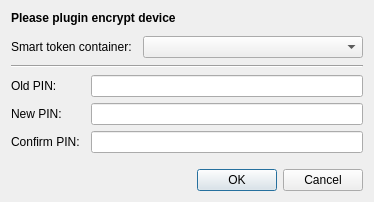
<?xml version="1.0" encoding="UTF-8"?>
<ui version="4.0">
 <class>ChangePINDialog</class>
 <widget class="QDialog" name="ChangePINDialog">
  <property name="geometry">
   <rect>
    <x>0</x>
    <y>0</y>
    <width>439</width>
    <height>238</height>
   </rect>
  </property>
  <property name="windowTitle">
   <string>Change encrypt device PIN</string>
  </property>
  <layout class="QVBoxLayout" name="verticalLayout">
   <property name="sizeConstraint">
    <enum>QLayout::SetFixedSize</enum>
   </property>
   <item>
    <widget class="QLabel" name="lblPrompt">
     <property name="font">
      <font>
       <weight>75</weight>
       <bold>true</bold>
      </font>
     </property>
     <property name="text">
      <string>Please plugin encrypt device</string>
     </property>
     <property name="wordWrap">
      <bool>true</bool>
     </property>
    </widget>
   </item>
   <item>
    <spacer name="verticalSpacer_2">
     <property name="orientation">
      <enum>Qt::Vertical</enum>
     </property>
     <property name="sizeType">
      <enum>QSizePolicy::Fixed</enum>
     </property>
     <property name="sizeHint" stdset="0">
      <size>
       <width>20</width>
       <height>5</height>
      </size>
     </property>
    </spacer>
   </item>
   <item>
    <layout class="QHBoxLayout" name="horizontalLayout">
     <item>
      <widget class="QLabel" name="label">
       <property name="text">
        <string>Smart token container:</string>
       </property>
       <property name="buddy">
        <cstring>comboContainer</cstring>
       </property>
      </widget>
     </item>
     <item>
      <spacer name="horizontalSpacer">
       <property name="orientation">
        <enum>Qt::Horizontal</enum>
       </property>
       <property name="sizeType">
        <enum>QSizePolicy::Fixed</enum>
       </property>
       <property name="sizeHint" stdset="0">
        <size>
         <width>5</width>
         <height>17</height>
        </size>
       </property>
      </spacer>
     </item>
     <item>
      <widget class="QComboBox" name="comboContainer">
       <property name="sizePolicy">
        <sizepolicy hsizetype="Expanding" vsizetype="Fixed">
         <horstretch>0</horstretch>
         <verstretch>0</verstretch>
        </sizepolicy>
       </property>
       <property name="minimumSize">
        <size>
         <width>220</width>
         <height>0</height>
        </size>
       </property>
       <property name="maximumSize">
        <size>
         <width>200</width>
         <height>16777215</height>
        </size>
       </property>
      </widget>
     </item>
    </layout>
   </item>
   <item>
    <widget class="Line" name="line">
     <property name="minimumSize">
      <size>
       <width>0</width>
       <height>5</height>
      </size>
     </property>
     <property name="orientation">
      <enum>Qt::Horizontal</enum>
     </property>
    </widget>
   </item>
   <item>
    <layout class="QGridLayout" name="gridLayout">
     <item row="0" column="0">
      <widget class="QLabel" name="label_2">
       <property name="text">
        <string>Old PIN:</string>
       </property>
       <property name="buddy">
        <cstring>txtOldPIN</cstring>
       </property>
      </widget>
     </item>
     <item row="0" column="1">
      <spacer name="horizontalSpacer_2">
       <property name="orientation">
        <enum>Qt::Horizontal</enum>
       </property>
       <property name="sizeType">
        <enum>QSizePolicy::Fixed</enum>
       </property>
       <property name="sizeHint" stdset="0">
        <size>
         <width>5</width>
         <height>20</height>
        </size>
       </property>
      </spacer>
     </item>
     <item row="0" column="2">
      <widget class="QLineEdit" name="txtOldPIN">
       <property name="minimumSize">
        <size>
         <width>0</width>
         <height>0</height>
        </size>
       </property>
       <property name="maxLength">
        <number>30</number>
       </property>
       <property name="echoMode">
        <enum>QLineEdit::Password</enum>
       </property>
      </widget>
     </item>
     <item row="1" column="0">
      <widget class="QLabel" name="label_3">
       <property name="text">
        <string>New PIN:</string>
       </property>
       <property name="buddy">
        <cstring>txtNewPIN</cstring>
       </property>
      </widget>
     </item>
     <item row="1" column="1">
      <spacer name="horizontalSpacer_3">
       <property name="orientation">
        <enum>Qt::Horizontal</enum>
       </property>
       <property name="sizeType">
        <enum>QSizePolicy::Fixed</enum>
       </property>
       <property name="sizeHint" stdset="0">
        <size>
         <width>5</width>
         <height>20</height>
        </size>
       </property>
      </spacer>
     </item>
     <item row="1" column="2">
      <widget class="QLineEdit" name="txtNewPIN">
       <property name="maxLength">
        <number>30</number>
       </property>
       <property name="echoMode">
        <enum>QLineEdit::Password</enum>
       </property>
      </widget>
     </item>
     <item row="2" column="0">
      <widget class="QLabel" name="label_4">
       <property name="text">
        <string>Confirm PIN:</string>
       </property>
       <property name="buddy">
        <cstring>txtConfirmPIN</cstring>
       </property>
      </widget>
     </item>
     <item row="2" column="1">
      <spacer name="horizontalSpacer_4">
       <property name="orientation">
        <enum>Qt::Horizontal</enum>
       </property>
       <property name="sizeType">
        <enum>QSizePolicy::Fixed</enum>
       </property>
       <property name="sizeHint" stdset="0">
        <size>
         <width>5</width>
         <height>20</height>
        </size>
       </property>
      </spacer>
     </item>
     <item row="2" column="2">
      <widget class="QLineEdit" name="txtConfirmPIN">
       <property name="maxLength">
        <number>30</number>
       </property>
       <property name="echoMode">
        <enum>QLineEdit::Password</enum>
       </property>
      </widget>
     </item>
    </layout>
   </item>
   <item>
    <spacer name="verticalSpacer">
     <property name="orientation">
      <enum>Qt::Vertical</enum>
     </property>
     <property name="sizeType">
      <enum>QSizePolicy::Fixed</enum>
     </property>
     <property name="sizeHint" stdset="0">
      <size>
       <width>20</width>
       <height>10</height>
      </size>
     </property>
    </spacer>
   </item>
   <item>
    <widget class="QDialogButtonBox" name="buttonBox">
     <property name="orientation">
      <enum>Qt::Horizontal</enum>
     </property>
     <property name="standardButtons">
      <set>QDialogButtonBox::Cancel|QDialogButtonBox::Ok</set>
     </property>
    </widget>
   </item>
  </layout>
 </widget>
 <tabstops>
  <tabstop>comboContainer</tabstop>
  <tabstop>txtOldPIN</tabstop>
  <tabstop>txtNewPIN</tabstop>
  <tabstop>txtConfirmPIN</tabstop>
 </tabstops>
 <resources/>
 <connections>
  <connection>
   <sender>buttonBox</sender>
   <signal>accepted()</signal>
   <receiver>ChangePINDialog</receiver>
   <slot>accept()</slot>
   <hints>
    <hint type="sourcelabel">
     <x>248</x>
     <y>254</y>
    </hint>
    <hint type="destinationlabel">
     <x>157</x>
     <y>274</y>
    </hint>
   </hints>
  </connection>
  <connection>
   <sender>buttonBox</sender>
   <signal>rejected()</signal>
   <receiver>ChangePINDialog</receiver>
   <slot>reject()</slot>
   <hints>
    <hint type="sourcelabel">
     <x>316</x>
     <y>260</y>
    </hint>
    <hint type="destinationlabel">
     <x>286</x>
     <y>274</y>
    </hint>
   </hints>
  </connection>
 </connections>
</ui>
